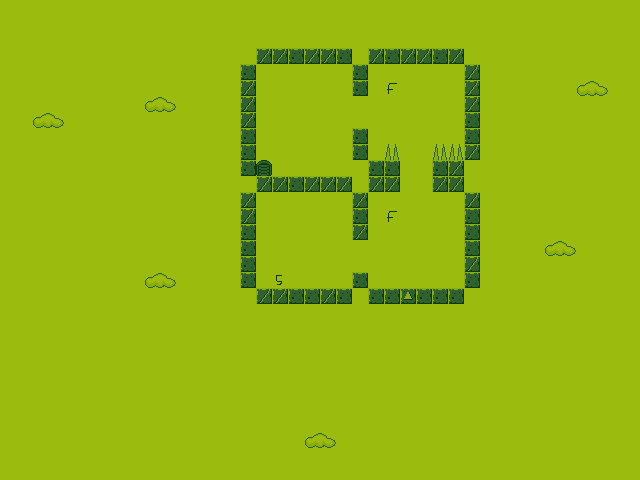

A level layout from a 2D game, rendered from its tile map. Below: a short description, then the map file with its tile-grid data intact:
An orthogonal 40x30 tile map with 16x16 px tiles, 1 tile layer (Tile Layer 1).

<map version="1.0" orientation="orthogonal" renderorder="right-down" width="40" height="30" tilewidth="16" tileheight="16" nextobjectid="1">
 <tileset firstgid="1" name="tiles" tilewidth="16" tileheight="16">
  <image source="tiles.png" width="128" height="128" />
 </tileset>
 <layer name="Tile Layer 1" width="40" height="30">
  <data encoding="csv">
19,19,19,19,19,19,19,19,19,19,19,19,19,19,19,19,19,19,19,19,19,19,19,19,19,19,19,19,19,19,19,19,19,19,19,19,19,19,19,19,
19,19,19,19,19,19,19,19,19,19,19,19,19,19,19,19,19,19,19,19,19,19,19,19,19,19,19,19,19,19,19,19,19,19,19,19,19,19,19,19,
19,19,19,19,19,19,19,19,19,19,19,19,19,19,19,19,19,19,19,19,19,19,19,19,19,19,19,19,19,19,19,19,19,19,19,19,19,19,19,19,
19,19,19,19,19,19,19,19,19,19,19,19,19,19,19,19,14,14,22,14,14,22,19,14,22,14,14,22,14,19,19,19,19,19,19,19,19,19,19,19,
19,19,19,19,19,19,19,19,19,19,19,19,19,19,19,22,19,19,19,19,19,19,22,19,19,19,19,19,19,14,19,19,19,19,19,19,19,19,19,19,
19,19,19,19,19,19,19,19,19,19,19,19,19,19,19,14,19,19,19,19,19,19,22,19,64,19,19,19,19,14,19,19,19,19,19,19,52,53,19,19,
19,19,19,19,19,19,19,19,19,52,53,19,19,19,19,14,19,19,19,19,19,19,19,19,19,19,19,19,19,14,19,19,19,19,19,19,19,19,19,19,
19,19,52,53,19,19,19,19,19,19,19,19,19,19,19,14,19,19,19,19,19,19,19,19,19,19,19,19,19,22,19,19,19,19,19,19,19,19,19,19,
19,19,19,19,19,19,19,19,19,19,19,19,19,19,19,22,19,19,19,19,19,19,22,19,19,19,19,19,19,22,19,19,19,19,19,19,19,19,19,19,
19,19,19,19,19,19,19,19,19,19,19,19,19,19,19,22,19,19,19,19,19,19,22,19,46,19,19,46,46,14,19,19,19,19,19,19,19,19,19,19,
19,19,19,19,19,19,19,19,19,19,19,19,19,19,19,22,48,19,19,19,19,19,19,22,22,19,19,22,14,19,19,19,19,19,19,19,19,19,19,19,
19,19,19,19,19,19,19,19,19,19,19,19,19,19,19,19,14,14,22,14,14,14,19,14,14,19,19,14,14,19,19,19,19,19,19,19,19,19,19,19,
19,19,19,19,19,19,19,19,19,19,19,19,19,19,19,14,19,19,19,19,19,19,14,19,19,19,19,19,19,14,19,19,19,19,19,19,19,19,19,19,
19,19,19,19,19,19,19,19,19,19,19,19,19,19,19,14,19,19,19,19,19,19,22,19,64,19,19,19,19,22,19,19,19,19,19,19,19,19,19,19,
19,19,19,19,19,19,19,19,19,19,19,19,19,19,19,22,19,19,19,19,19,19,14,19,19,19,19,19,19,22,19,19,19,19,19,19,19,19,19,19,
19,19,19,19,19,19,19,19,19,19,19,19,19,19,19,22,19,19,19,19,19,19,19,19,19,19,19,19,19,22,19,19,19,19,52,53,19,19,19,19,
19,19,19,19,19,19,19,19,19,19,19,19,19,19,19,22,19,19,19,19,19,19,19,19,19,19,19,19,19,14,19,19,19,19,19,19,19,19,19,19,
19,19,19,19,19,19,19,19,19,52,53,19,19,19,19,22,19,61,19,19,19,19,22,19,19,19,19,19,19,22,19,19,19,19,19,19,19,19,19,19,
19,19,19,19,19,19,19,19,19,19,19,19,19,19,19,19,14,14,22,22,14,22,19,22,22,21,22,22,22,19,19,19,19,19,19,19,19,19,19,19,
19,19,19,19,19,19,19,19,19,19,19,19,19,19,19,19,19,19,19,19,19,19,19,19,19,19,19,19,19,19,19,19,19,19,19,19,19,19,19,19,
19,19,19,19,19,19,19,19,19,19,19,19,19,19,19,19,19,19,19,19,19,19,19,19,19,19,19,19,19,19,19,19,19,19,19,19,19,19,19,19,
19,19,19,19,19,19,19,19,19,19,19,19,19,19,19,19,19,19,19,19,19,19,19,19,19,19,19,19,19,19,19,19,19,19,19,19,19,19,19,19,
19,19,19,19,19,19,19,19,19,19,19,19,19,19,19,19,19,19,19,19,19,19,19,19,19,19,19,19,19,19,19,19,19,19,19,19,19,19,19,19,
19,19,19,19,19,19,19,19,19,19,19,19,19,19,19,19,19,19,19,19,19,19,19,19,19,19,19,19,19,19,19,19,19,19,19,19,19,19,19,19,
19,19,19,19,19,19,19,19,19,19,19,19,19,19,19,19,19,19,19,19,19,19,19,19,19,19,19,19,19,19,19,19,19,19,19,19,19,19,19,19,
19,19,19,19,19,19,19,19,19,19,19,19,19,19,19,19,19,19,19,19,19,19,19,19,19,19,19,19,19,19,19,19,19,19,19,19,19,19,19,19,
19,19,19,19,19,19,19,19,19,19,19,19,19,19,19,19,19,19,19,19,19,19,19,19,19,19,19,19,19,19,19,19,19,19,19,19,19,19,19,19,
19,19,19,19,19,19,19,19,19,19,19,19,19,19,19,19,19,19,19,52,53,19,19,19,19,19,19,19,19,19,19,19,19,19,19,19,19,19,19,19,
19,19,19,19,19,19,19,19,19,19,19,19,19,19,19,19,19,19,19,19,19,19,19,19,19,19,19,19,19,19,19,19,19,19,19,19,19,19,19,19,
19,19,19,19,19,19,19,19,19,19,19,19,19,19,19,19,19,19,19,19,19,19,19,19,19,19,19,19,19,19,19,19,19,19,19,19,19,19,19,19
</data>
 </layer>
</map>
